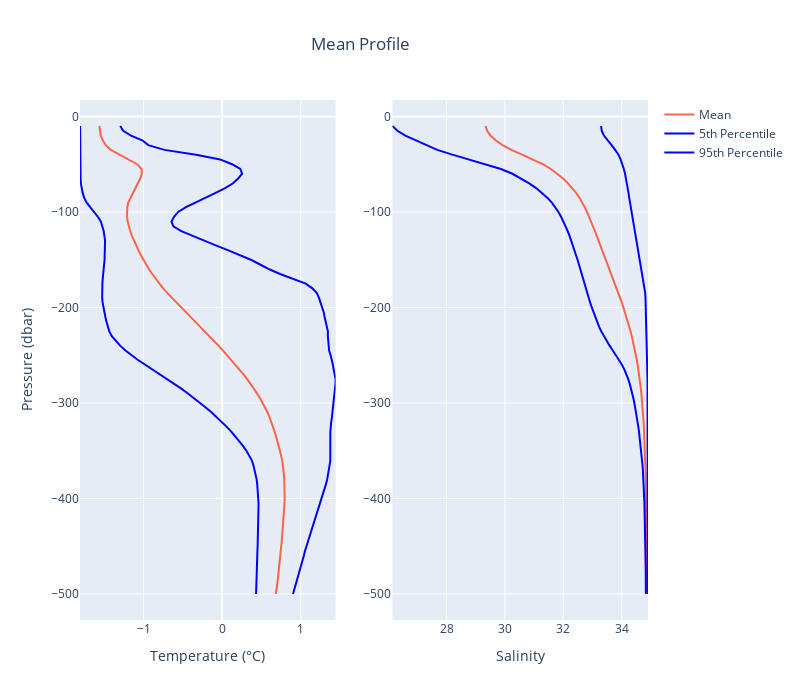

Notebook cell for this chart:
### Code cell
# calculate the mean profile and plot it
import plotly.graph_objs as go
from plotly.subplots import make_subplots

mean_temperature = ds_cleaned['temperature'].mean(dim='nprof')
lower_temperature = ds_cleaned['temperature'].quantile(q=0.05, dim='nprof')
upper_temperature = ds_cleaned['temperature'].quantile(q=0.95, dim='nprof')

mean_salinity = ds_cleaned['salinity'].mean(dim='nprof')
lower_salinity = ds_cleaned['salinity'].quantile(q=0.05, dim='nprof')
upper_salinity = ds_cleaned['salinity'].quantile(q=0.95, dim='nprof')

fig = make_subplots(rows=1, cols=2)

fig.add_trace(go.Scatter(x=mean_temperature, y=ds_cleaned['pressure'], mode='lines', name='Mean', showlegend=True, line=dict(color='tomato')), row=1, col=1)
fig.add_trace(go.Scatter(x=lower_temperature, y=ds_cleaned['pressure'], mode='lines', name='5th Percentile', showlegend=True, line=dict(color='blue')), row=1, col=1)
fig.add_trace(go.Scatter(x=upper_temperature, y=ds_cleaned['pressure'], mode='lines', name='95th Percentile', showlegend=True, line=dict(color='blue')), row=1, col=1)
fig.update_xaxes(title_text='Temperature (°C)', row=1, col=1)
fig.update_yaxes(title_text='Pressure (dbar)', row=1, col=1)


fig.add_trace(go.Scatter(x=mean_salinity, y=ds_cleaned['pressure'], mode='lines', name='Mean', showlegend=False, line=dict(color='tomato')), row=1, col=2)
fig.add_trace(go.Scatter(x=lower_salinity, y=ds_cleaned['pressure'], mode='lines', name='5th Percentile', showlegend=False, line=dict(color='blue')), row=1, col=2)
fig.add_trace(go.Scatter(x=upper_salinity, y=ds_cleaned['pressure'], mode='lines', name='95th Percentile', showlegend=False, line=dict(color='blue')), row=1, col=2)
fig.update_xaxes(title_text='Salinity', row=1, col=2)
# fig.update_yaxes(title_text='Pressure (dbar)', row=1, col=2)
fig.update_layout(title='Mean Profile', title_x=0.45, width=800, height=700)

fig.show()
